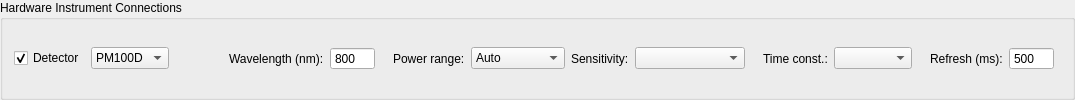
         <widget class="QGroupBox" name="grp_pm100d">
          <property name="title">
           <string>Hardware Instrument Connections</string>
          </property>
          <layout class="QHBoxLayout" name="layout_detector">
           <item>
            <widget class="QCheckBox" name="chk_detector_enable">
             <property name="toolTip">
              <string>Use the detector chosen on the right (PM100D power meter or lock-in) for the power reading. Unchecked: no detector is connected or read.</string>
             </property>
             <property name="text">
              <string>Detector</string>
             </property>
             <property name="checked">
              <bool>true</bool>
             </property>
            </widget>
           </item>
           <item>
            <widget class="QComboBox" name="combo_detector">
            <property name="toolTip">
             <string>&lt;html&gt;&lt;body&gt;&lt;p&gt;&lt;b&gt;Detector&lt;/b&gt;&lt;/p&gt;&lt;p&gt;&lt;b&gt;PM100D&lt;/b&gt;: thermal power meter, reading in mW (absolute power).&lt;/p&gt;&lt;p&gt;&lt;b&gt;Lock-in&lt;/b&gt;: an SR830 reads a fast detector (APD, PMT, one channel of a balanced detector) at the laser's 1 kHz trigger, connected to REF IN with the reference set to External. The reading is R (independent of the phase) in mV, proportional to the power but not calibrated in mW. Target and tolerances are then in mV.&lt;/p&gt;&lt;p&gt;Conn. Inst. connects the detector selected here; its address is set in Inst. Config.&lt;/p&gt;&lt;/body&gt;&lt;/html&gt;</string>
            </property>
             <item>
              <property name="text">
               <string>PM100D</string>
              </property>
             </item>
             <item>
              <property name="text">
               <string>Lock-in</string>
              </property>
             </item>
            </widget>
           </item>
           <item>
            <widget class="LedIndicator" name="led_detector" native="true">
             <property name="minimumSize">
              <size>
               <width>28</width>
               <height>28</height>
              </size>
             </property>
             <property name="maximumSize">
              <size>
               <width>28</width>
               <height>28</height>
              </size>
             </property>
            </widget>
           </item>
           <item>
            <spacer name="pm_led_spacer">
             <property name="orientation">
              <enum>Qt::Horizontal</enum>
             </property>
             <property name="sizeType">
              <enum>QSizePolicy::Fixed</enum>
             </property>
             <property name="sizeHint" stdset="0">
              <size>
               <width>20</width>
               <height>0</height>
              </size>
             </property>
            </spacer>
           </item>
           <item>
            <widget class="QWidget" name="widget_pm_settings">
             <layout class="QHBoxLayout" name="layout_pm_settings">
             <property name="leftMargin">
              <number>0</number>
             </property>
             <property name="topMargin">
              <number>0</number>
             </property>
             <property name="rightMargin">
              <number>0</number>
             </property>
             <property name="bottomMargin">
              <number>0</number>
             </property>
              <item>
               <widget class="QLabel" name="lbl_pm_wavelength">
                <property name="toolTip">
                 <string>&lt;html&gt;&lt;head/&gt;&lt;body&gt;&lt;p&gt;&lt;span style=&quot; font-weight:700;&quot;&gt;Wavelength (nm) - default 800 nm&lt;/span&gt;&lt;/p&gt;&lt;p&gt;Set it to the laser wavelength. The meter uses it to correct the reading with the sensor's calibration data; it does not select what the sensor detects.&lt;/p&gt;&lt;p&gt;Sent to the meter when the meter connects, and again every time you finish editing (Enter, or leaving the box). The value the meter accepted is shown back here. The limits of the box follow the connected sensor (S302C: 185 - 20000 nm).&lt;/p&gt;&lt;/body&gt;&lt;/html&gt;</string>
                </property>
                <property name="text">
                 <string>Wavelength (nm):</string>
                </property>
               </widget>
              </item>
              <item>
               <widget class="QSpinBox" name="spin_pm_wavelength">
                <property name="sizePolicy">
                 <sizepolicy hsizetype="Fixed" vsizetype="Fixed">
                  <horstretch>0</horstretch>
                  <verstretch>0</verstretch>
                 </sizepolicy>
                </property>
                <property name="toolTip">
                 <string>&lt;html&gt;&lt;head/&gt;&lt;body&gt;&lt;p&gt;&lt;span style=&quot; font-weight:700;&quot;&gt;Wavelength (nm) - default 800 nm&lt;/span&gt;&lt;/p&gt;&lt;p&gt;Set it to the laser wavelength. The meter uses it to correct the reading with the sensor's calibration data; it does not select what the sensor detects.&lt;/p&gt;&lt;p&gt;Sent to the meter when the meter connects, and again every time you finish editing (Enter, or leaving the box). The value the meter accepted is shown back here. The limits of the box follow the connected sensor (S302C: 185 - 20000 nm).&lt;/p&gt;&lt;/body&gt;&lt;/html&gt;</string>
                </property>
                <property name="buttonSymbols">
                 <enum>QAbstractSpinBox::NoButtons</enum>
                </property>
                <property name="minimum">
                 <number>185</number>
                </property>
                <property name="maximum">
                 <number>20000</number>
                </property>
                <property name="value">
                 <number>800</number>
                </property>
               </widget>
              </item>
              <item>
               <spacer name="pm_wl_spacer">
                <property name="orientation">
                 <enum>Qt::Horizontal</enum>
                </property>
                <property name="sizeType">
                 <enum>QSizePolicy::Fixed</enum>
                </property>
                <property name="sizeHint" stdset="0">
                 <size>
                  <width>12</width>
                  <height>0</height>
                 </size>
                </property>
               </spacer>
              </item>
              <item>
               <widget class="QLabel" name="lbl_pm_range">
                <property name="toolTip">
                 <string>&lt;html&gt;&lt;head/&gt;&lt;body&gt;&lt;p&gt;&lt;span style=&quot; font-weight:700;&quot;&gt;Power range&lt;/span&gt;&lt;/p&gt;&lt;p&gt;Auto: the meter picks the range itself (recommended).&lt;/p&gt;&lt;p&gt;A fixed range stops the meter from switching ranges; a power above it reads as over-range. The ranges are read from the meter when it connects and whenever the wavelength changes: they depend on the sensor and shift slightly with the wavelength (S302C at 800 nm: 3.695 mW, 34.99 mW, 347.9 mW, 3.477 W).&lt;/p&gt;&lt;p&gt;Applied to the meter at once.&lt;/p&gt;&lt;/body&gt;&lt;/html&gt;</string>
                </property>
                <property name="text">
                 <string>Power range:</string>
                </property>
               </widget>
              </item>
              <item>
               <widget class="QComboBox" name="combo_pm_range">
                <property name="sizePolicy">
                 <sizepolicy hsizetype="Fixed" vsizetype="Fixed">
                  <horstretch>0</horstretch>
                  <verstretch>0</verstretch>
                 </sizepolicy>
                </property>
                <property name="toolTip">
                 <string>&lt;html&gt;&lt;head/&gt;&lt;body&gt;&lt;p&gt;&lt;span style=&quot; font-weight:700;&quot;&gt;Power range&lt;/span&gt;&lt;/p&gt;&lt;p&gt;Auto: the meter picks the range itself (recommended).&lt;/p&gt;&lt;p&gt;A fixed range stops the meter from switching ranges; a power above it reads as over-range. The ranges are read from the meter when it connects and whenever the wavelength changes: they depend on the sensor and shift slightly with the wavelength (S302C at 800 nm: 3.695 mW, 34.99 mW, 347.9 mW, 3.477 W).&lt;/p&gt;&lt;p&gt;Applied to the meter at once.&lt;/p&gt;&lt;/body&gt;&lt;/html&gt;</string>
                </property>
                <property name="minimumContentsLength">
                 <number>8</number>
                </property>
                <item>
                 <property name="text">
                  <string>Auto</string>
                 </property>
                </item>
               </widget>
              </item>
             </layout>
            </widget>
           </item>
           <item>
            <widget class="QWidget" name="widget_lockin_settings">
             <layout class="QHBoxLayout" name="layout_lockin_settings">
             <property name="leftMargin">
              <number>0</number>
             </property>
             <property name="topMargin">
              <number>0</number>
             </property>
             <property name="rightMargin">
              <number>0</number>
             </property>
             <property name="bottomMargin">
              <number>0</number>
             </property>
              <item>
               <widget class="QLabel" name="lbl_lockin_sens">
                <property name="toolTip">
                 <string>&lt;html&gt;&lt;body&gt;&lt;p&gt;&lt;b&gt;Lock-in sensitivity&lt;/b&gt; (full scale)&lt;/p&gt;&lt;p&gt;Choose one above the largest signal of the scan: the readout shows the signal in % of full scale, and above 100 % the reading may be clipped (the scan log warns). Read from the lock-in when it connects, applied at once when changed.&lt;/p&gt;&lt;/body&gt;&lt;/html&gt;</string>
                </property>
                <property name="text">
                 <string>Sensitivity:</string>
                </property>
               </widget>
              </item>
              <item>
               <widget class="QComboBox" name="combo_lockin_sens">
                <property name="sizePolicy">
                 <sizepolicy hsizetype="Fixed" vsizetype="Fixed">
                  <horstretch>0</horstretch>
                  <verstretch>0</verstretch>
                 </sizepolicy>
                </property>
                <property name="toolTip">
                 <string>&lt;html&gt;&lt;body&gt;&lt;p&gt;&lt;b&gt;Lock-in sensitivity&lt;/b&gt; (full scale)&lt;/p&gt;&lt;p&gt;Choose one above the largest signal of the scan: the readout shows the signal in % of full scale, and above 100 % the reading may be clipped (the scan log warns). Read from the lock-in when it connects, applied at once when changed.&lt;/p&gt;&lt;/body&gt;&lt;/html&gt;</string>
                </property>
                <property name="minimumContentsLength">
                 <number>10</number>
                </property>
               </widget>
              </item>
              <item>
               <spacer name="lockin_sens_spacer">
                <property name="orientation">
                 <enum>Qt::Horizontal</enum>
                </property>
                <property name="sizeType">
                 <enum>QSizePolicy::Fixed</enum>
                </property>
                <property name="sizeHint" stdset="0">
                 <size>
                  <width>12</width>
                  <height>0</height>
                 </size>
                </property>
               </spacer>
              </item>
              <item>
               <widget class="QLabel" name="lbl_lockin_tc">
                <property name="toolTip">
                 <string>&lt;html&gt;&lt;body&gt;&lt;p&gt;&lt;b&gt;Lock-in time constant&lt;/b&gt;&lt;/p&gt;&lt;p&gt;After a stage move the output needs about 5 time constants to settle, so keep Wait Time at least 5 x the time constant. Longer: less noise, slower scan. Read from the lock-in when it connects, applied at once when changed.&lt;/p&gt;&lt;/body&gt;&lt;/html&gt;</string>
                </property>
                <property name="text">
                 <string>Time const.:</string>
                </property>
               </widget>
              </item>
              <item>
               <widget class="QComboBox" name="combo_lockin_tc">
                <property name="sizePolicy">
                 <sizepolicy hsizetype="Fixed" vsizetype="Fixed">
                  <horstretch>0</horstretch>
                  <verstretch>0</verstretch>
                 </sizepolicy>
                </property>
                <property name="toolTip">
                 <string>&lt;html&gt;&lt;body&gt;&lt;p&gt;&lt;b&gt;Lock-in time constant&lt;/b&gt;&lt;/p&gt;&lt;p&gt;After a stage move the output needs about 5 time constants to settle, so keep Wait Time at least 5 x the time constant. Longer: less noise, slower scan. Read from the lock-in when it connects, applied at once when changed.&lt;/p&gt;&lt;/body&gt;&lt;/html&gt;</string>
                </property>
                <property name="minimumContentsLength">
                 <number>6</number>
                </property>
               </widget>
              </item>
             </layout>
            </widget>
           </item>
           <item>
            <spacer name="refresh_spacer">
             <property name="orientation">
              <enum>Qt::Horizontal</enum>
             </property>
             <property name="sizeType">
              <enum>QSizePolicy::Fixed</enum>
             </property>
             <property name="sizeHint" stdset="0">
              <size>
               <width>12</width>
               <height>0</height>
              </size>
             </property>
            </spacer>
           </item>
           <item>
            <widget class="QLabel" name="lbl_pm_refresh">
             <property name="toolTip">
              <string>&lt;html&gt;&lt;head/&gt;&lt;body&gt;&lt;p&gt;&lt;span style=&quot; font-weight:700;&quot;&gt;Refresh interval (ms)&lt;/span&gt;&lt;/p&gt;&lt;p&gt;How often the detector reading and the stage positions are read and shown while no scan is running. During a scan the readings are taken every Wait Time instead.&lt;/p&gt;&lt;p&gt;The thermal sensor needs several seconds to follow a power change, so refreshing faster than about 500 ms shows little new.&lt;/p&gt;&lt;/body&gt;&lt;/html&gt;</string>
             </property>
             <property name="text">
              <string>Refresh (ms):</string>
             </property>
            </widget>
           </item>
           <item>
            <widget class="QSpinBox" name="spin_pm_refresh">
             <property name="sizePolicy">
              <sizepolicy hsizetype="Fixed" vsizetype="Fixed">
               <horstretch>0</horstretch>
               <verstretch>0</verstretch>
              </sizepolicy>
             </property>
             <property name="toolTip">
              <string>&lt;html&gt;&lt;head/&gt;&lt;body&gt;&lt;p&gt;&lt;span style=&quot; font-weight:700;&quot;&gt;Refresh interval (ms)&lt;/span&gt;&lt;/p&gt;&lt;p&gt;How often the detector reading and the stage positions are read and shown while no scan is running. During a scan the readings are taken every Wait Time instead.&lt;/p&gt;&lt;p&gt;The thermal sensor needs several seconds to follow a power change, so refreshing faster than about 500 ms shows little new.&lt;/p&gt;&lt;/body&gt;&lt;/html&gt;</string>
             </property>
             <property name="buttonSymbols">
              <enum>QAbstractSpinBox::NoButtons</enum>
             </property>
             <property name="minimum">
              <number>100</number>
             </property>
             <property name="maximum">
              <number>10000</number>
             </property>
             <property name="singleStep">
              <number>100</number>
             </property>
             <property name="value">
              <number>500</number>
             </property>
            </widget>
           </item>
           <item>
            <spacer name="pm_power_spacer">
             <property name="orientation">
              <enum>Qt::Horizontal</enum>
             </property>
            </spacer>
           </item>
          </layout>
         </widget>
